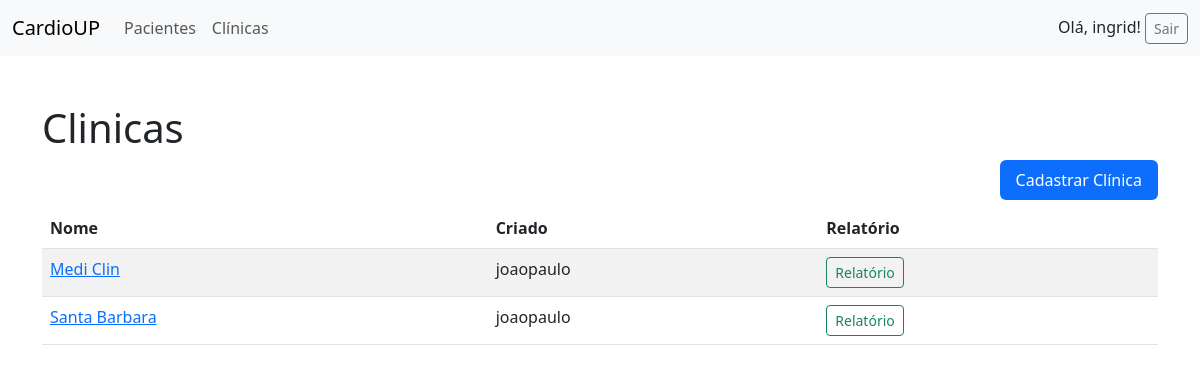
/clinica/ (signed in), run on the app's committed database.
### clinica/models.py (models this page shows, shortened)
class Clinica(models.Model):
    usuario = models.ForeignKey(Usuario, on_delete=models.CASCADE)
    foto = models.ImageField(upload_to='clinicas', blank=True, null=True)
    nome = models.CharField(max_length=50)
    whatsapp = models.CharField(max_length=20, blank=True, null=True)
    class Meta:
        ordering = ['nome', ]

### clinica/views.py (the view)
# urls.py: path('', ClinicaListView.as_view(), name='clinica_lista'),
class ClinicaListView(ListView):
    model = Clinica
    context_object_name = 'clinicas'

### clinica/templates/clinica/clinica_list.html
{% extends 'base.html' %}
{% block content %}
<div class="container pt-5">
    <p class="h1">Clinicas</p>
    <ul class="nav nav-pills justify-content-end mt-2 mb-2">
        <li class="nav-item">
            <a class="nav-link active" href="{% url 'clinica_novo' %}">Cadastrar Clínica</a>
    </ul>
    <div class="table-responsive text-nowrap">
        <table class="table table-striped">
            <thead>
            <tr>
                <th class="" scope="">Nome</th>
                <th class="" scope="">Criado</th>
                <th class="" scope="">Relatório</th>
            </tr>
            </thead>
            <tbody>
            {% for clinica in clinicas %}
            <tr>
                <td class=""><a href="{% url 'clinica_detail' clinica.id %}">{{ clinica.nome }}</a></td>
                <td class="">{{ clinica.usuario }}</td>
                <td>
                    <a href="{% url 'relatorio_pdf' clinica.id %}" class="btn btn-sm btn-outline-success" type="button">Relatório</a>
                </td>
            </tr>
            {% endfor %}
            </tbody>
        </table>
    </div>
</div>
{% endblock %}

### templates/base.html (shortened to what this page needs)
{% load static %}
<!doctype html>
<html lang="pt-br">
<head>
    <link href="{% static 'css/bootstrap.min.css' %}" rel="stylesheet">
</head>
<body>
<nav class="navbar navbar-expand-lg bg-body-tertiary">
    <div class="container-fluid">
        <a class="navbar-brand" href="{% url 'index' %}">CardioUP</a>
        <div class="collapse navbar-collapse" id="navbarSupportedContent">
            <ul class="navbar-nav me-auto mb-2 mb-lg-0">
                <li class="nav-item">
                    <a class="nav-link" aria-current="page" href="#">Pacientes</a>
                </li>
                <li class="nav-item">
                    <a class="nav-link" href="{% url 'clinica_lista' %}">Clínicas</a>
                </li>
            </ul>
            <form class="justify-content-end">
                {% if user.is_authenticated %}
                Olá, {{ user }}! <a href="{% url 'logout' %}" class="btn btn-sm btn-outline-secondary" type="button">Sair</a>
                {% else %}
                <a class="btn btn-sm btn-outline-secondary" type="button">Entrar</a>
                {% endif %}
            </form>
        </div>
    </div>
</nav>
{% block content %}
{% endblock %}
</body>
</html>

### data on the page
Clinica: nome "Medi Clin", usuario "joaopaulo"
Clinica: nome "Santa Barbara", usuario "joaopaulo"

### other printed values
{{ user }} "ingrid"
